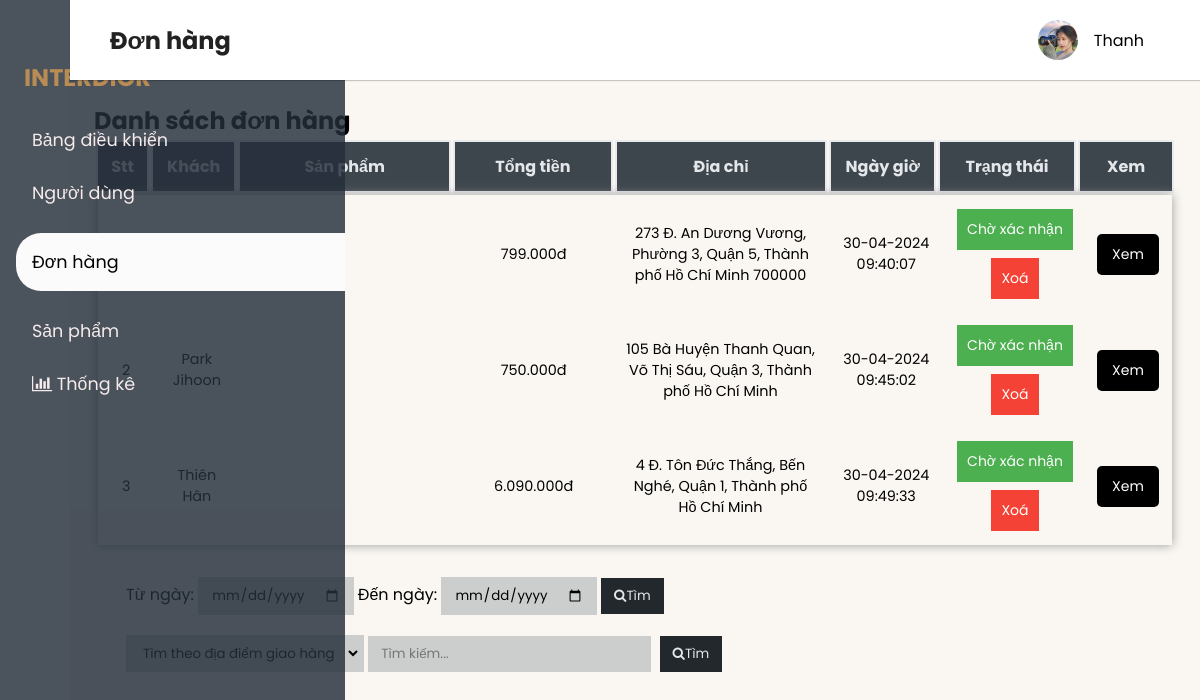
The app's page /admin/view/order.php with its own data.
### tables this page shows
CREATE TABLE `orders` (
  `idOrder` varchar(255) NOT NULL,
  `idUser` varchar(255) NOT NULL,
  `nameCustomer` varchar(255) NOT NULL,
  `phone_number` varchar(255) NOT NULL,
  `address` varchar(255) NOT NULL,
  `order_date` varchar(255) NOT NULL,
  `total_amount` int(100) NOT NULL,
  `status` varchar(100) NOT NULL,
  `payment` varchar(255) NOT NULL
);

### admin/view/order.php (the view, shortened to what this page needs)
<?php
include_once ('../database/connect.php');
include_once('../includes/header.php');
$order = $conn->prepare("SELECT * FROM `orders`");
$order->execute();
$order->store_result();
$donhang = $order->num_rows;
?>
<main>
            <div class="cards_customer">
                <?php
                    if(isset($_POST['search']) && isset($_POST['kieuTimDonHang']) ){
                        echo '<h2>Kết quả tìm kiếm cho "'.$search.'"</h2>';
                    }
                    else if(isset($_POST['fromDate']) && isset($_POST['toDate'])){
                        $fromDate = date("d-m-Y", strtotime($fromDate));
                        $toDate = date("d-m-Y", strtotime($toDate));
                        echo '<h2>Danh sách đơn hàng từ '.$fromDate.' đến '.$toDate.'</h2>';
                    }
                    else{
                        echo '<h2>Danh sách đơn hàng</h2>';
                    }
                    ?>
                <table class="table-header">
                    <tr>
                        <th title="Sắp xếp" style="width: 5%">Stt</th>
                        <th title="Sắp xếp" style="width: 8%">Khách </th>
                        <th title="Sắp xếp" style="width: 20%">Sản phẩm </th>
                        <th title="Sắp xếp" style="width: 15%">Tổng tiền </th>
                        <th title="Sắp xếp" style="width: 20%">Địa chỉ </th>
                        <th title="Sắp xếp" style="width: 10%">Ngày giờ </th>
                        <th title="Sắp xếp" style="width: 13%">Trạng thái</th>
                        <th title="Sắp xếp" style="width: 13%">Xem</th>
                    </tr>
                </table>
                <div class="table-content" style="box-shadow: 0 0 10px #989a9b;width:99.3%">
                    <table class="table-outline hideImg ">
                        <?php
                        if($donhang > 0){
                            $stt = 1;
                            $order->bind_result($id, $id_khachhang,$tenkhachhang,$phone,$diachi, $ngaygio, $tongtien, $trangthai,$thanhtoan);
                            while($order->fetch()){
                                echo '<tr>';
                                echo '<td style="width: 5%">'.$stt.'</td>';
                                echo '<td style="width: 8%">'.$tenkhachhang.'</td>';
                                echo '<td style="width: 20%">';
                                echo '</td>';
                                echo '<td style="width: 15%">'.number_format($tongtien, 0, ',', '.').'đ</td>';
                                echo '<td style="width: 20%">'.$diachi.'</td>';
                                $ngaygio = date("d-m-Y H:i:s", strtotime($ngaygio));
                                echo '<td style="width: 11%">'.$ngaygio.'</td>';
                                if($trangthai == 'active'){
                                    $trangthaiText = 'Chờ xác nhận';
                                } else {
                                    $trangthaiText = 'Đã giao';
                                    $nextStatus = 'active';
                                }
                                if($trangthai == 'active') {
                                    echo '<form method="post" class="statusChange">';
                                    echo '<td style="width: 13%;">
                                    <button class="button_edit" type="submit" name="submitChange">' .$trangthaiText. '</button>
                                    </form>
                                    <form class="delete_order">
                                    <input type="hidden" class="id_order" name="idOrder" value="'.$id.'">
                                    <input type="hidden" class="deleteOrder" name="delete" value="true">
                                    <button type="submit" class="delete_edit" id="submitForm">Xoá</button>
                                    </form>
                                    </td>';
                                } else {
                                    echo '<td style="width: 13%"><button class="confirmed-button" type="button" disabled>' . $trangthaiText . '</button></td>';
                                }
                                echo '<td><a href="order_detail.php?'.$id.'" style="text-decoration: none;"><button class="see-button" type="button">Xem</button><a></td>';
                                echo '</tr>';
                                $stt++;
                            }
                        }
                        else {
                            echo "<tr><td colspan='7' style='color:red;font-size:20px'>Không có đơn hàng nào trong kết quả tìm kiếm</td></tr>";
                        }
                        ?>
                    </table>
                </div>
            </div>
            <div class="table-footer">
                <div class="timTheoNgay">
                    <form action="" method="post">
                        Từ ngày: <input type="date" id="fromDate" name="fromDate">
                        Đến ngày: <input type="date" id="toDate" name="toDate">
                        <button type="submit">
                            <i class="fa fa-search"></i>Tìm
                        </button>
                    </form>
                </div>
                <div class="timtheodon" style="margin-top: 2%;">
                    <form action="" method="post">
                        <select name="kieuTimDonHang">
                            <option value="diachi">Tìm theo địa điểm giao hàng</option>
                        </select>
                        <input type="text" placeholder="Tìm kiếm..." name="searchTerm" autocomplete="off">
                        <button style="margin-left: 4px;" type="submit" name="search">
                            <i class="fa fa-search"></i>Tìm
                        </button>
                    </form>
                </div>
            </div>
        </div>

### admin/includes/header.php (shortened to what this page needs)
<!DOCTYPE html>
<html lang="en">
<head>
    <link rel="stylesheet" href="https://maxst.icons8.com/vue-static/landings/line-awesome/line-awesome/1.3.0/css/line-awesome.min.css">
    <link rel="stylesheet" href="https://cdnjs.cloudflare.com/ajax/libs/font-awesome/4.7.0/css/font-awesome.min.css">
    <link rel="stylesheet" href="../templates/css/admin.css">
    <?php
    $current_page = basename($_SERVER['PHP_SELF']);
    ?>
</head>
<body>
    <div class="sidebar">
        <div class="sidebar-brand" style="padding-left: 1.5rem;">
            <h2><span style="color:rgb(185,140,84);">INTERDIOR</span></h2>
        </div>
        <div class="sidebar-menu">
            <ul>
                <li>
                    <a href="../view/index.php" <?php if($current_page == 'index.php') echo 'class="active"'; ?>>
                        <span>Bảng điều khiển</span>
                    </a>
                </li>
                <li>
                    <a href="../view/customer.php" <?php if($current_page == 'customer.php') echo 'class="active"'; ?>>
                        <span>Người dùng</span>
                    </a>
                </li>
                <li>
                    <a href="../view/order.php" <?php if($current_page == 'order.php') echo 'class="active"'; ?>>
                        <span>Đơn hàng</span>
                    </a>
                </li>
                <li>
                    <a href="../view/product.php" <?php if($current_page == 'product.php') echo 'class="active"'; ?>>
                        <span>Sản phẩm</span>
                    </a>
                </li>
                <li>
                    <a href="../view/thongke.php" <?php if($current_page == 'thongke.php') echo 'class="active"'; ?>>
                        <span class="fa fa-bar-chart" aria-hidden="true"></span>
                        <span>Thống kê</span>
                    </a>
                </li>
            </ul>
        </div>
    </div>
    <div class="main-content">
        <header>
            <h2>
                <label for="nav-toggle">
                    <span class="las la-bars"></span>
                </label>
                <?php
                    if ($current_page == 'index.php') {
                        echo 'Bảng điều khiển';
                    } elseif ($current_page == 'customer.php') {
                        echo 'Người dùng';
                    } elseif ($current_page == 'order.php') {
                        echo 'Đơn hàng';
                    } elseif ($current_page == 'product.php') {
                        echo 'Sản phẩm';
                    } elseif ($current_page == 'thongke.php') {
                        echo 'Thống kê';
                    }
                ?>
            </h2>
            <div class="dropdown">
                <span>
                    <div class="user-wrapper">
                        <img src="../templates/img/AD1.jpg" width="40px" height="40px" alt="">Thanh
                    </div>
                </span>
            </div>
        </header>

### admin/templates/css/admin.css (style rules this page uses)
:root { --main-color: rgba(36, 46, 58, 0.821); --color-dark: rgb(216, 218, 225); --text-grey:black; }
* { padding: 0; margin: 0; box-sizing: border-box; list-style-type: none; text-decoration: none; font-family: 'Poppins', sans-serif; }
.sidebar { height: 100%; width: 345px; left: 0; top: 0; position: fixed; background-color: var(--main-color); transition: all 0.5s ease; z-index: 100; transition: width 300ms; }
.sidebar-brand { margin-top: 10%; display: inline-block; padding-right: 1rem; }
.sidebar-brand span { display: inline-block; margin-top: 25px; padding-right: 2rem; }
.sidebar-menu { margin-top: 2rem; }
.sidebar-menu li { width: 100%; margin-bottom: 1.7rem; padding-left: 1rem; }
.sidebar-menu a { padding-left: 1rem; display: block; color: #f6ebeb; font-size: 1.1rem; }
.sidebar-menu a.active { background: #fffffff9; padding-top: 1rem; padding-bottom: 1rem; color: var(--text-grey); border-radius: 25px 0px 0px 25px; }
.main-content { margin-left: 345px; transition: margin-left 300ms; }
header { padding: 1rem 1.5rem; display: flex; background-color: white; justify-content: space-between; box-shadow: 0 1px 1px rgba(0, 0, 0, 0.2); position: fixed; width: calc(100% - 345px); height: 80px; align-items: center; left: 345px; top: 0; z-index: 100; transition: left 300ms; }
header h2 { color: #222; }
header label span { font-size: 1.7rem; padding-right: 1rem; cursor: pointer; }
.dropdown { position: relative; display: inline-block; }
.user-wrapper { display: flex; align-items: center; padding: 0rem 2rem; cursor: pointer; }
.user-wrapper img { border-radius: 50%; margin-right: 1rem; }
a,a:hover { text-decoration: none; }
main { margin-top: 55px; padding: 2rem 1.5rem; background-color: rgb(250, 247, 242); min-height: calc(100vh - 50px); }
.cards_customer { margin-top: 1rem; }
td { padding: .5rem .5rem; font-size: .9rem; border-radius: 50%; color: #222; }
@media only screen and (max-width: 1200px) { .main-content { margin-left: 70px; } }
@media only screen and (max-width: 1200px) { .main-content header { width: calc(100% - 70px); left: 70px; } }
.table-outline { width: 100%; text-align: center; }
.table-outline td { border-radius: 0px; background-color: rgb(250,247,242); }
.table-header { width: 100%; }
.table-header th { color: #e4e7ea; background-color: #3e464d; border-color: #23282c; border: 2px solid #e8eaed; }
.table-header th { cursor: pointer; }
.table-header th { padding: .75rem 0; text-align: center; vertical-align: top; }
.table-content { min-height: 200px; max-height: 550px; overflow: auto; margin: 0 auto; }
.table-content tr:nth-of-type(even) { background-color: #3e4144; }
.table-content td { position: relative; color: black; }
.table-content td a { display: block; color: black; }
.table-footer { padding: 2rem; }
.table-footer input, .table-footer button, .table-footer select { padding: 5px 10px; border: 3px solid transparent; background-color: #cccece; }
.table-footer button { cursor: pointer; background-color: #23282c; color: #e4e7ea; transition-duration: .2s; }
.button_edit { background-color: #4CAF50; border: none; color: white; padding: 10px 10px; text-align: center; text-decoration: none; display: inline-block; font-size: 14px; margin: 4px 2px; transition-duration: 0.4s; cursor: pointer; }
.delete_edit { background-color: #f44336; border: none; color: white; padding: 10px 10px; text-align: center; text-decoration: none; display: inline-block; font-size: 14px; margin: 4px 2px; transition-duration: 0.4s; cursor: pointer; }
.see-button { padding: 10px 15px; font-size: 14px; border: none; border-radius: 5px; background-color: black; color: #fff; cursor: pointer; }

### records on screen
orders: total_amount "799.000", address "273 Đ. An Dương Vương, Phường 3, Quận 5, Thành phố Hồ Chí Minh 700000", order_date "30-04-2024 09:40:07", status "Chờ xác nhận"
orders: nameCustomer "Park Jihoon", total_amount "750.000", address "105 Bà Huyện Thanh Quan, Võ Thị Sáu, Quận 3, Thành phố Hồ Chí Minh", order_date "30-04-2024 09:45:02", status "Chờ xác nhận"
orders: nameCustomer "Thiên Hân", total_amount "6.090.000", address "4 Đ. Tôn Đức Thắng, Bến Nghé, Quận 1, Thành phố Hồ Chí Minh", order_date "30-04-2024 09:49:33", status "Chờ xác nhận"
